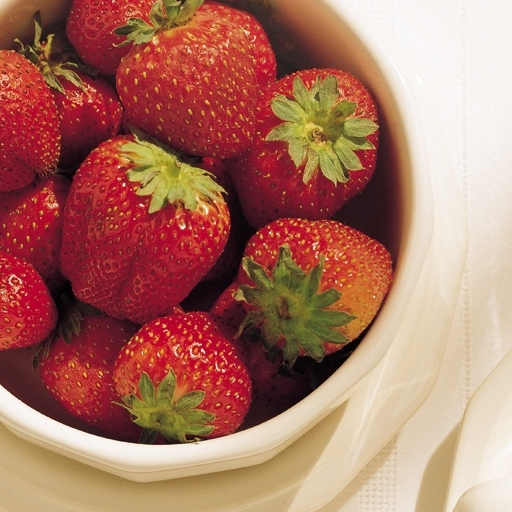
#> input picture Images/fragole.jpg, 512 x 512 px, found by its file name
$ python esercizio1_1_1.py
#> lines starting #> are read from the running program, lines starting #| are printed output that depends on the picture
import skimage.io as io
import numpy as np
import matplotlib.pyplot as plt
import scipy.ndimage as ndi

def rgb2cmy(image):
    cmyImage = 1 - image
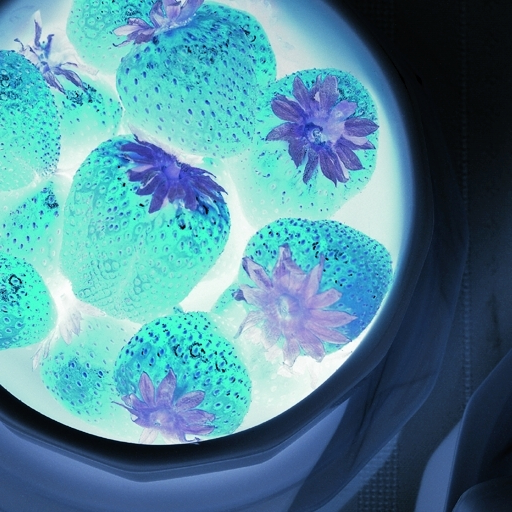
#> cmyImage: shape (512, 512, 3) float64; mean R, G, B 0.328, 0.547, 0.61
    return cmyImage

def rgb2cmyk(image):
    cmyImage = rgb2cmy(image)
    kImage = np.min(cmyImage, axis=2)
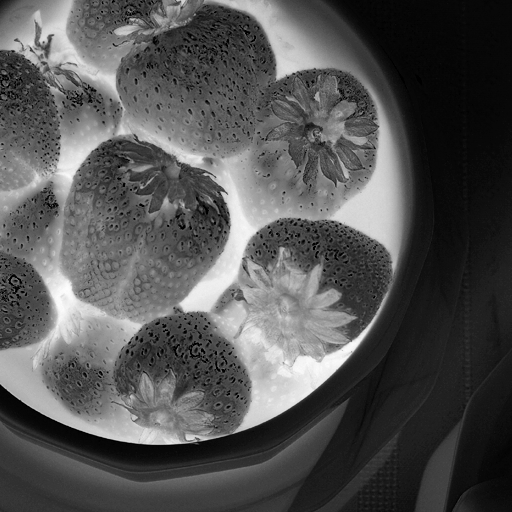
#> kImage: shape (512, 512) float64; min 0, max 0.992, mean 0.328
    cmykImage = np.dstack((cmyImage, kImage))
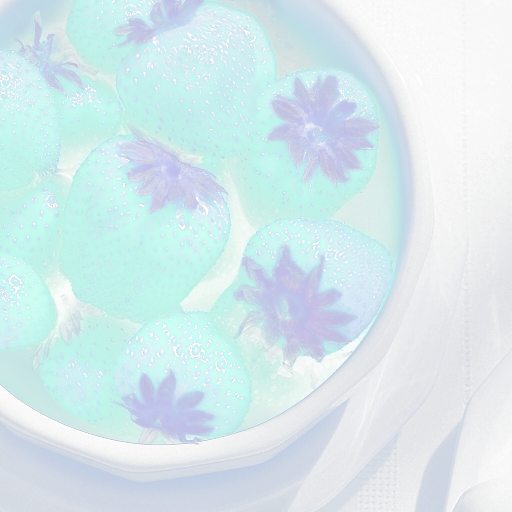
#> cmykImage: shape (512, 512, 4) float64; mean R, G, B, A 0.328, 0.547, 0.61, 0.328; transparent parts drawn white
    return cmykImage

plt.close('all')

originalImage = np.float64(io.imread('./Images/fragole.jpg'))
originalImage /= 255

cmykImage = rgb2cmyk(originalImage)

plt.subplot(1, 5, 1); plt.imshow(originalImage); plt.title("RGB Image")
plt.subplot(1, 5, 2); plt.imshow(cmykImage[:,:,0], clim=None, cmap='gray'); plt.title("Cyan Component")
plt.subplot(1, 5, 3); plt.imshow(cmykImage[:,:,1], clim=None, cmap='gray'); plt.title("Magenta Component")
plt.subplot(1, 5, 4); plt.imshow(cmykImage[:,:,2], clim=None, cmap='gray'); plt.title("Yellow Component")
plt.subplot(1, 5, 5); plt.imshow(cmykImage[:,:,3], clim=None, cmap='gray'); plt.title("Black Component")

plt.show()
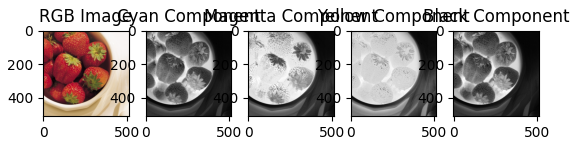
#> figure drawn by matplotlib, 5 panels

$ run again, with Images/azzurro.jpg copied over Images/fragole.jpg
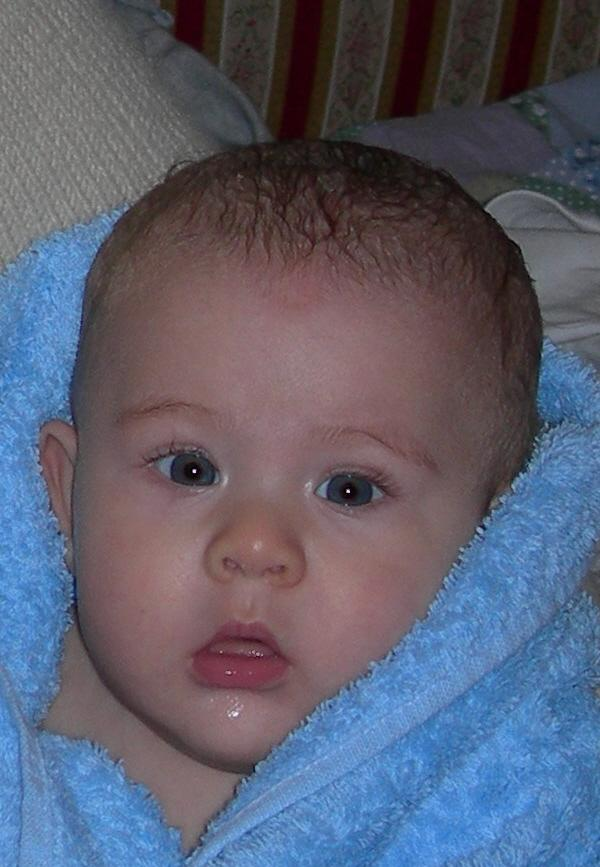
#> input picture Images/azzurro.jpg, 600 x 867 px, found by its file name
#> in rgb2cmyk, `kImage = np.min(cmyImage, axis=2)`:
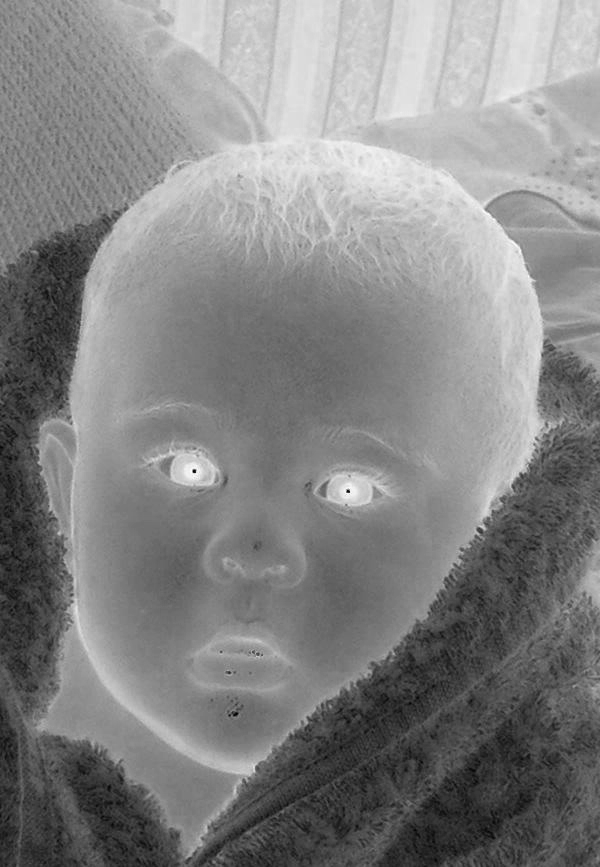
#> kImage: shape (867, 600) float64; min 0, max 0.996, mean 0.518
#> in rgb2cmyk, `cmykImage = np.dstack((cmyImage, kImage))`:
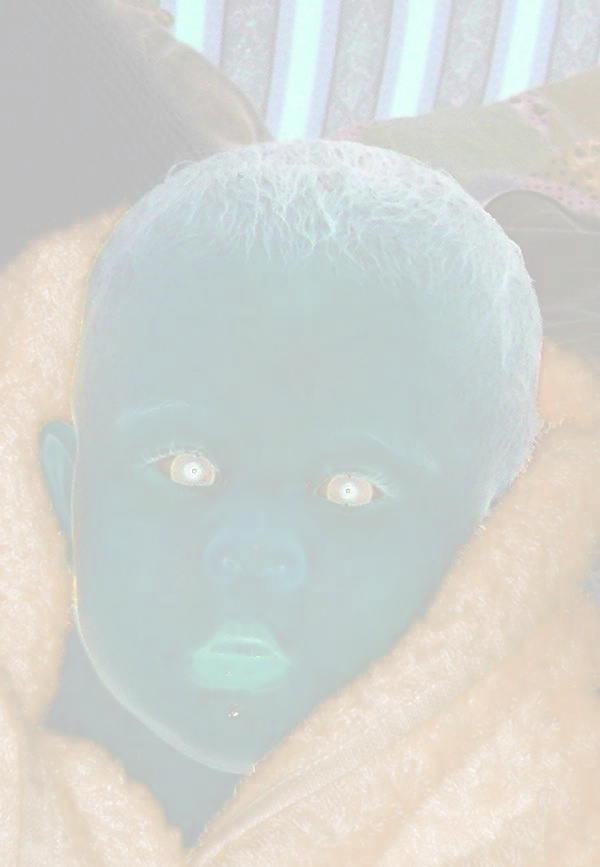
#> cmykImage: shape (867, 600, 4) float64; mean R, G, B, A 0.641, 0.631, 0.564, 0.518; transparent parts drawn white
